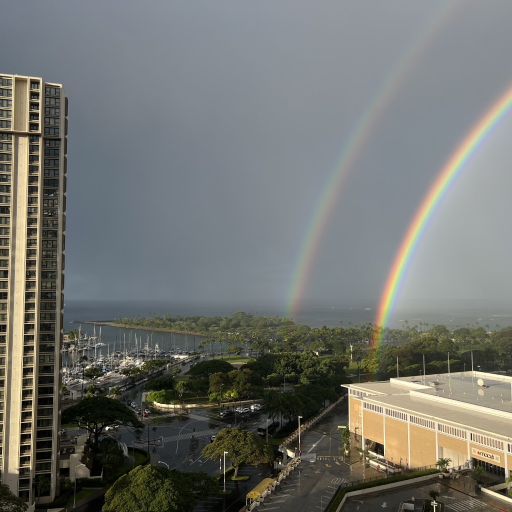
#> input picture hw3/hawaii_rainbow_images/hawaii_rainbow_1.jpg, 1024 x 1024 px (shown at 1/2 size)
$ python homography.py ../hawaii_rainbow_images/hawaii_rainbow_1.jpg ../hawaii_rainbow_images/hawaii_rainbow_2.jpg ../hawaii_rainbow_images/hawaii_rainbow_2.jpg
#> lines starting #> are read from the running program, lines starting #| are printed output that depends on the picture
import cv2
import numpy as np
import sys

def detect_and_describe_sift(image):
    gray = cv2.cvtColor(image, cv2.COLOR_BGR2GRAY) if len(image.shape) == 3 else image
    sift = cv2.SIFT_create()
    keypoints, descriptors = sift.detectAndCompute(gray, None)
    return keypoints, descriptors


def match_features(desc1, desc2, ratio_thresh=0.75):
    bf = cv2.BFMatcher(cv2.NORM_L2, crossCheck=False)

    matches = bf.knnMatch(desc1, desc2, k=2)

    good_matches = []
    for match_pair in matches:
        if len(match_pair) == 2:
            m, n = match_pair
            if m.distance < ratio_thresh * n.distance:
                good_matches.append(m)

    return good_matches


def computeH(im1_pts, im2_pts):
    n = im1_pts.shape[1]

    A = []
    for i in range(n):
        x, y = im1_pts[0, i], im1_pts[1, i]
        x_prime, y_prime = im2_pts[0, i], im2_pts[1, i]

        A.append([-x, -y, -1, 0, 0, 0, x*x_prime, y*x_prime, x_prime])
        A.append([0, 0, 0, -x, -y, -1, x*y_prime, y*y_prime, y_prime])

    A = np.array(A)

    _, _, Vt = np.linalg.svd(A)
    h = Vt[-1, :]

    H = h.reshape(3, 3)

    return H


def ransac(corr, thresh=5.0, num_iter=1000):
    pts1 = corr['pts1']
    pts2 = corr['pts2']
    n = pts1.shape[1]

    best_H = None
    max_inliers = []

    for _ in range(num_iter):
        indices = np.random.choice(n, 4, replace=False)
        sample_pts1 = pts1[:, indices]
        sample_pts2 = pts2[:, indices]

        H = computeH(sample_pts1, sample_pts2)

        pts1_homog = np.vstack([pts1, np.ones((1, n))])
        pts2_pred_homog = H @ pts1_homog

        pts2_pred = pts2_pred_homog[:2, :] / pts2_pred_homog[2, :]

        distances = np.sqrt(np.sum((pts2 - pts2_pred)**2, axis=0))

        inliers = np.where(distances < thresh)[0]

        if len(inliers) > len(max_inliers):
            max_inliers = inliers
            best_H = H

    if len(max_inliers) >= 4:
        inlier_pts1 = pts1[:, max_inliers]
        inlier_pts2 = pts2[:, max_inliers]
        best_H = computeH(inlier_pts1, inlier_pts2)

    return best_H, max_inliers


def estimate_homography(img1_path, img2_path):
    img1 = cv2.imread(img1_path)
#> img1 is the input picture: shape (1024, 1024, 3); mean B, G, R 111, 115.5, 113.7
    img2 = cv2.imread(img2_path)
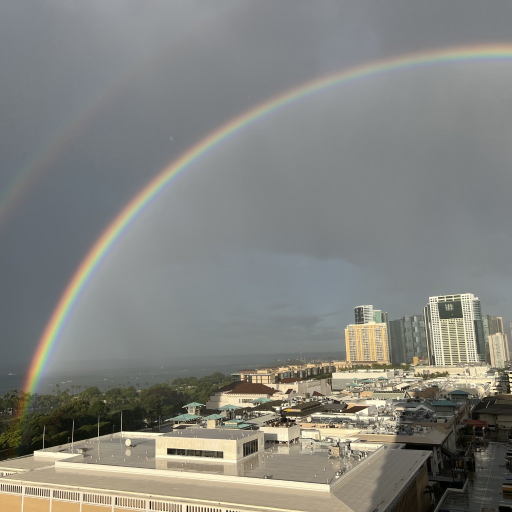
#> input picture hw3/hawaii_rainbow_images/hawaii_rainbow_2.jpg, 1024 x 1024 px (shown at 1/2 size)
#> img2 is the input picture: shape (1024, 1024, 3); mean B, G, R 127, 132.1, 131.6

    kp1, desc1 = detect_and_describe_sift(img1)
#> in detect_and_describe_sift, `gray = cv2.cvtColor(image, cv2.COLOR_BGR2GRAY) if len(image.shape) == ..`:
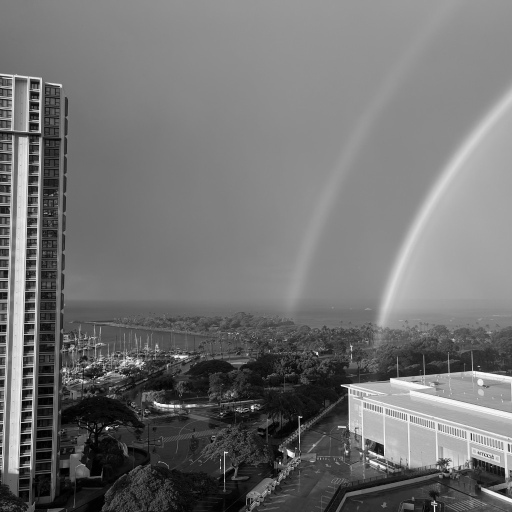
#> gray: shape (1024, 1024) (shown at 1/2 size); min 0, max 254, mean 114.5
#> in detect_and_describe_sift, `keypoints, descriptors = sift.detectAndCompute(gray, None)`: keypoints = 3771 keypoints; strongest (x, y, size): (603, 834, 1.9), (214, 856, 4.4), (683, 771, 2.5), (598, 834, 2.3)
#> kp1 has the same summary as keypoints in detect_and_describe_sift
    kp2, desc2 = detect_and_describe_sift(img2)
#> in detect_and_describe_sift (call 2), `gray = cv2.cvtColor(image, cv2.COLOR_BGR2GRAY) if len(image.shape) == ..`:
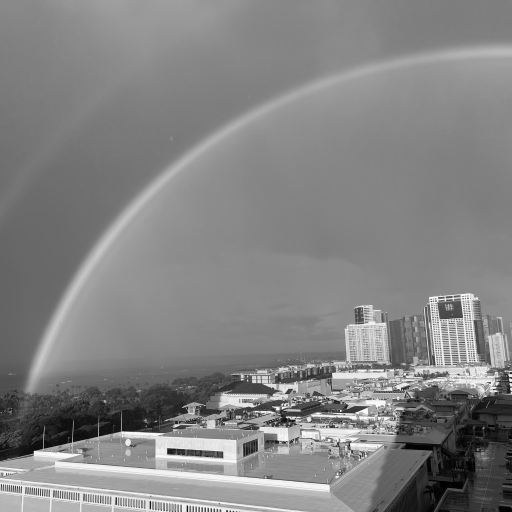
#> gray: shape (1024, 1024) (shown at 1/2 size); min 0, max 253, mean 131.4
#> in detect_and_describe_sift (call 2), `keypoints, descriptors = sift.detectAndCompute(gray, None)`: keypoints = 2781 keypoints; strongest (x, y, size): (980, 765, 2.2), (341, 903, 9.7), (375, 1012, 2.1), (232, 996, 1.9)
#> kp2 has the same summary as keypoints in detect_and_describe_sift

    matches = match_features(desc1, desc2, ratio_thresh=0.75)
#> in match_features, `matches = bf.knnMatch(desc1, desc2, k=2)`: matches = 3771 matches
#> after the loop in match_features, `for match_pair in matches:`: good_matches = 190 matches
#> matches = 190 matches

    pts1 = np.float32([kp1[m.queryIdx].pt for m in matches]).T
    pts2 = np.float32([kp2[m.trainIdx].pt for m in matches]).T

    corr = {'pts1': pts1, 'pts2': pts2}
    H, inliers = ransac(corr, thresh=5.0, num_iter=2000)
#> the loop in ransac, `for _ in range(num_iter):` made 2000 passes
#> (sample_pts1, sample_pts2, max_inliers) on pass 1: ([[831.9, 760.1, 955.9, 792], [652.4, 660.7, 885.3, 695.6]], [[135.2, 53.96, 259.9, 87.23], [779.5, 795, 1014, 831]], [74, 95, 108, 161])
#> (sample_pts1, sample_pts2) on passes 3, 12, 13, 14, 18: ([[906.2, 769.7, 961.7, 734.3], [678.6, 701.7, 784.4, 789.8]], [[209.1, 60.72, 255.9, 8.94], [801.5, 840.7, 904.9, 949.1]]), ([[809.3, 784, 964.8, 961.4], [834.4, 678.1, 782.5, 886.8]], [[93.23, 79.63, 259, 259.9], [986, 812.3, 902.5, 1014]]), ([[894.7, 784, 734.3, 933.2], [754.5, 678.1, 789.8, 676.3]], [[193.6, 79.63, 8.94, 236], [884.3, 812.3, 949.1, 796.7]]), ([[734.3, 775.9, 962.2, 845.8], [789.8, 742.6, 752.7, 768.4]], [[8.94, 63.74, 257, 140.8], [949.1, 886.9, 871.7, 905.1]]), ([[877.3, 933.2, 906.2, 761.8], [779, 676.3, 678.6, 805.1]], [[174.5, 236, 209.1, 41.07], [912.8, 796.7, 801.5, 962.1]])
#> after the loop in ransac, `for _ in range(num_iter):`: max_inliers = 109 values from 52 to 189
#> in ransac, `best_H = computeH(inlier_pts1, inlier_pts2)`: best_H = [[0.00146, -0.000123, -0.964], [0.000543, 0.00122, -0.265], [8.14e-07, -1.86e-07, 0.000704]]
#> H has the same summary as best_H in ransac; inliers = 109 values from 52 to 189

    return H, kp1, kp2, matches, inliers


if __name__ == "__main__":
    if len(sys.argv) != 4:
        print("Usage: python homography.py <image-1-path> <image-2-path> <H-path>")
        sys.exit(1)

    img1_path = sys.argv[1]
    img2_path = sys.argv[2]
    H_path = sys.argv[3]

    H, _, _, _, _ = estimate_homography(img1_path, img2_path)
#> H has the same summary as best_H in ransac

    np.save(H_path, H)
    print(f"Homography matrix saved to {H_path}")
    print(f"H shape: {H.shape}")
#| H shape: (3, 3)
    print(f"H:\n{H}")
#| H:
#| [[ 1.46003399e-03 -1.22921344e-04 -9.64379402e-01]
#|  [ 5.42936662e-04  1.21933697e-03 -2.64514546e-01]
#|  [ 8.14487632e-07 -1.86394152e-07  7.04461780e-04]]
